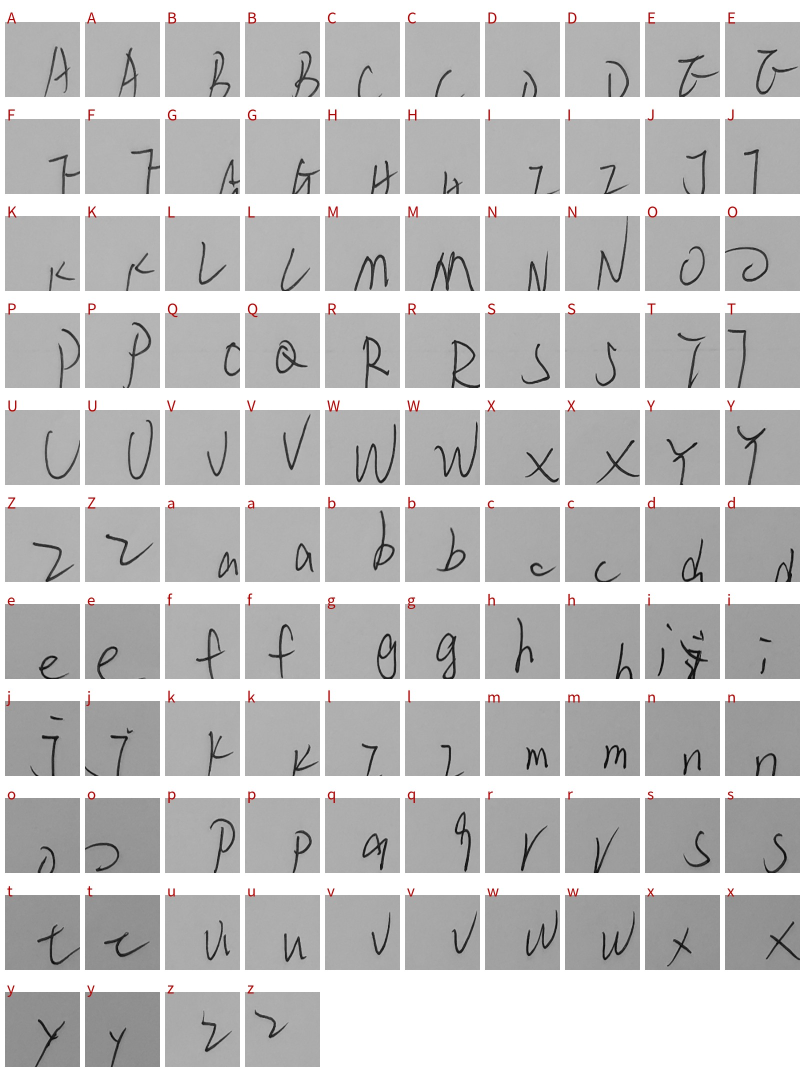
#> input picture qa/a3-misaligned-sheet.jpg.jpg, 1610 x 2144 px, given in place of qa, which was not available (shown at 1/2 size)
$ python grid_cells.py ../qa
#> lines starting #> are read from the running program, lines starting #| are printed output that depends on the picture; after the words box and inside, x2 and y2 are one past the last pixel; in counts of white or black regions, pixels touching at a corner belong together
"""
Cut labelled character crops out of a sheet printed from the old template.

That template has no corner squares, so the page cannot be located by four
known points.  What it does have is the printed grid itself, and a grid is
easier to find whole than box by box: morphology keeps only strokes that run
a long way horizontally or vertically, which discards the handwriting, and
the surviving rules show up as sharp peaks in a projection.  Peaks are found
across the whole page at once, so a row that contour detection would have
lost to a shadow is still recovered from the rest of its own line.
"""
import argparse
from pathlib import Path

import cv2
import numpy as np

# Each group of characters starts a new row, so the row lengths are a
# fingerprint of the page: 9 rows on page 1, 12 on page 2.
PAGE1 = [list("0123456789"), list("黑咖黄蓝混红灰绿紫白粉色"),
         list("套方条个张"), list("防潮垫尘罩狗"), ["×", "+", "号"]]
PAGE2 = [list("ABCDEFGHIJKLMNOPQRSTUVWXYZ"), list("abcdefghijklmnopqrstuvwxyz")]
PAGES = {1: PAGE1, 2: PAGE2}
REPEAT, COLS = 2, 10


def layout(page):
    rows, labels = [], []
    for chars in PAGES[page]:
        cells = [c for c in chars for _ in range(REPEAT)]
        labels.extend(cells)
        full, rest = divmod(len(cells), COLS)
        rows.extend([COLS] * full)
        if rest:
            rows.append(rest)
    return rows, labels


def ink(gray):
    """Everything darker than its surroundings: print and handwriting alike."""
    blur = cv2.GaussianBlur(gray, (5, 5), 0)
    return cv2.adaptiveThreshold(blur, 255, cv2.ADAPTIVE_THRESH_GAUSSIAN_C,
                                 cv2.THRESH_BINARY_INV, 51, 12)


def rules(mask, axis, length):
    """Keep only strokes running at least `length` px along `axis`."""
    k = (length, 1) if axis == 0 else (1, length)
    el = cv2.getStructuringElement(cv2.MORPH_RECT, k)
    out = cv2.morphologyEx(mask, cv2.MORPH_OPEN, el)
    # close small breaks in a rule without widening it: a dilation that
    # scales with the kernel would push every cell's measured span out by
    # tens of pixels and drag the neighbouring border into the crop
    bridge = (9, 1) if axis == 0 else (1, 9)
    return cv2.morphologyEx(out, cv2.MORPH_CLOSE,
                            cv2.getStructuringElement(cv2.MORPH_RECT, bridge))


def deskew(gray):
    """Rotate the page so its printed rules run straight."""
    m = rules(ink(gray), 0, max(40, gray.shape[1] // 40))
    lines = cv2.HoughLinesP(m, 1, np.pi / 1800, threshold=120,
                            minLineLength=gray.shape[1] // 12, maxLineGap=20)
    if lines is None:
        return gray, 0.0
    ang = [np.degrees(np.arctan2(y2 - y1, x2 - x1)) for x1, y1, x2, y2 in lines.reshape(-1, 4)]
    ang = [a for a in ang if abs(a) < 12]
    if not ang:
        return gray, 0.0
    a = float(np.median(ang))
    h, w = gray.shape
    M = cv2.getRotationMatrix2D((w / 2, h / 2), a, 1.0)
    return cv2.warpAffine(gray, M, (w, h), flags=cv2.INTER_CUBIC,
                          borderValue=255), a


def bands(profile, frac=0.35):
    """Runs where the projection stays above a fraction of its peak."""
    thr = profile.max() * frac
    on = profile > thr
    out, start = [], None
    for i, v in enumerate(on):
        if v and start is None:
            start = i
        elif not v and start is not None:
            out.append((start, i)); start = None
    if start is not None:
        out.append((start, len(on)))
    return [b for b in out if b[1] - b[0] >= 2]


def columns(colprof, n):
    """The n cell columns, anchored on the grid's own left and right edge.

    Indexing the columns by counting from the first one detected is wrong
    whenever a leading column is missed: the whole lattice slides over and
    every crop is then labelled with a character two cells to its left.
    The cell borders of a full row run from the first column's left edge to
    the last one's right edge, so the extent of the projection fixes both
    ends outright and no counting is involved.
    """
    if colprof.max() <= 0:
        return None
    xs = np.flatnonzero(colprof > colprof.max() * 0.12)
    if len(xs) < 2:
        return None
    left, right = float(xs[0]), float(xs[-1])
    pitch = (right - left) / n
    if pitch <= 0:
        return None
    # the gap between neighbouring cells, from the clearest bands
    bs = bands(colprof, 0.30)
    w = np.sort(np.array([b - a for a, b in bs], float)) if bs else np.array([pitch])
    width = float(np.median(w[:max(1, int(len(w) * 0.6))]))
    width = min(width, pitch * 0.98)
    pad = (pitch - width) / 2
    return [(left + k * pitch + pad, left + (k + 1) * pitch - pad) for k in range(n)]


def column_fit_error(colprof, cols):
    """How far the detected cell bands sit from the lattice, in pixels."""
    bs = bands(colprof, 0.30)
    if not bs:
        return 0.0
    pred = [(a + b) / 2 for a, b in cols]
    worst = 0.0
    for a, b in bs:
        c = (a + b) / 2
        worst = max(worst, min(abs(c - q) for q in pred))
    return worst


def merge_close(spans, gap):
    """Join spans split by a faint patch of a printed rule."""
    out = []
    for a, b in spans:
        if out and a - out[-1][1] < gap:
            out[-1] = (out[-1][0], b)
        else:
            out.append((a, b))
    return out


def profiles(gray):
    """The long horizontal and vertical strokes, computed once per sheet."""
    m = ink(gray)
    h, w = gray.shape
    return rules(m, 0, max(40, w // 40)), rules(m, 1, max(40, h // 55))


def _grid_at(horiz, vert, shape, fr):
    """Cell rows and columns, as pixel spans.

    A cell's side borders run only as far as the cell is tall, so the
    vertical rules projected onto y rise over a row of cells and fall in
    the space between rows; the horizontal rules projected onto x do the
    same for columns.  Each band is a cell extent outright, with no pairing
    of separate edges.

    The two are read in that order because the page carries long horizontal
    lines that are not grid at all -- the rule under the header, the dotted
    line beneath each group title -- and they reach wider than the grid
    does.  Measuring the columns only within the rows found first leaves
    those out of the projection.
    """
    h, w = shape
    coarse = bands(vert.sum(axis=1).astype(float), 0.30)
    if not coarse:
        return None
    coarse = merge_close(coarse, np.percentile([b - a for a, b in coarse], 75) * 0.2)
    band = np.zeros(h, bool)
    for a, b in coarse:
        band[a:b] = True
    if band.sum() < h * 0.05:
        return None

    cols = columns(horiz[band, :].sum(axis=0).astype(float), COLS)
    if cols is None:
        return None
    # A writing-line page has long rules too, but almost no vertical ones:
    # a grid shows two edges per column, a page of rules only two in all.
    if len(bands(vert[band, :].sum(axis=0).astype(float), 0.30)) < 8:
        return None

    # Rows are measured inside the first two columns only.  Projected across
    # the whole page a row of two cells carries a fifth of the signal of a
    # row of ten and is lost under any threshold that suits the others;
    # every row has at least two cells, so this makes them all equal.
    x0, x1 = int(cols[0][0]), int(cols[1][1])
    rows = bands(vert[:, max(0, x0):x1].sum(axis=1).astype(float), fr)
    if not rows:
        return None
    rows = merge_close(rows, np.percentile([b - a for a, b in rows], 75) * 0.2)
    keep = np.median([b - a for a, b in rows])
    rows = [r for r in rows if r[1] - r[0] > keep * 0.5]
    return rows, cols


def find_grid(gray):
    """Read the grid, trying a few thresholds and keeping one that verifies.

    Page 2 prints a tighter grid than page 1 -- shorter cells, narrower
    gaps -- so no single cut-off reads both.  The row count is not a guess
    though: the template admits 9 rows or 12 and nothing else, so each
    attempt can be checked, and the first that answers with a legal page
    is the one to keep.
    """
    horiz, vert = profiles(gray)
    best = None
    for fr in (0.30, 0.22, 0.40, 0.15, 0.50, 0.10, 0.60):
        got = _grid_at(horiz, vert, gray.shape, fr)
        if not got:
            continue
        rows, cols = got
        if len(rows) in (9, 12):
            return rows, cols, {9: 1, 12: 2}[len(rows)]
        if best is None:
            best = (rows, cols, None)
    return best


def process(path, out, writer, inset, debug=None):
#> called with path = '../qa', writer = 'w', inset = 0.06
    img = cv2.imread(str(path))
#> img is the input picture: shape (2144, 1610, 3); mean B, G, R 193.7, 193.7, 194.2
    if img is None:
        return "unreadable"
    g0 = cv2.cvtColor(img, cv2.COLOR_BGR2GRAY)
    g, ang = deskew(g0)
#> in ink, `return cv2.adaptiveThreshold(blur, 255, cv2.ADAPTIVE_THRESH_GAUSSIAN_C..`:
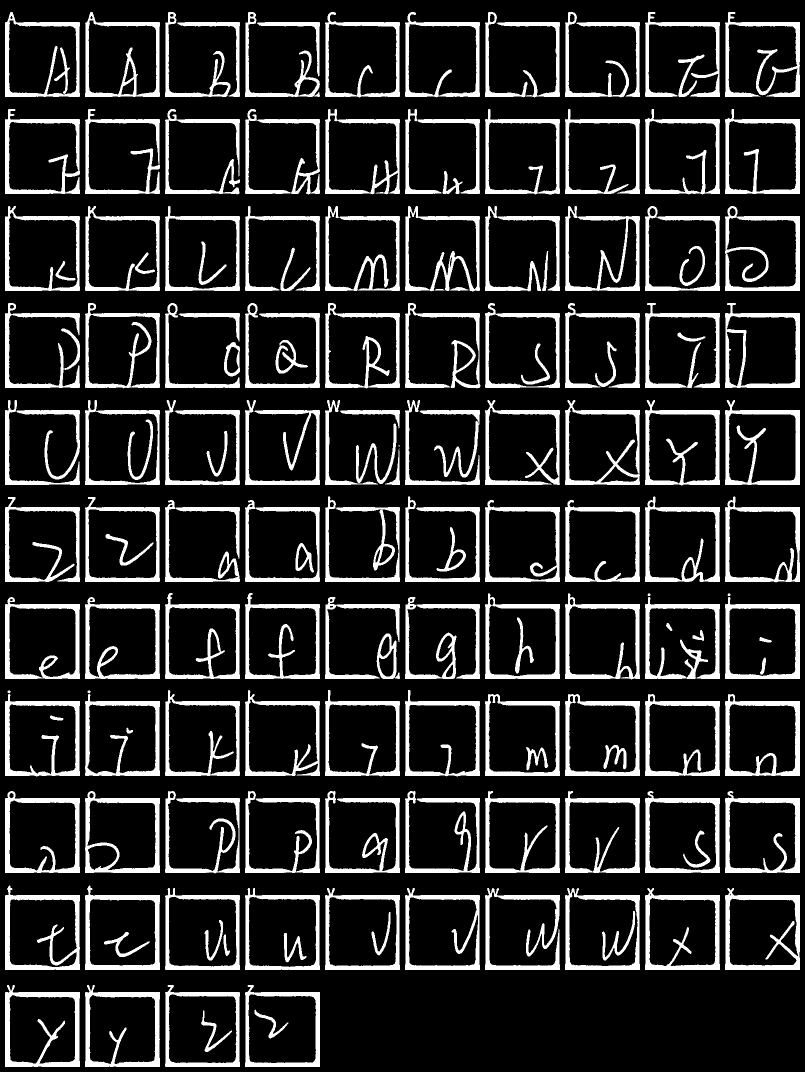
#> returned value: shape (2144, 1610) (shown at 1/2 size); 16.3% white; 157 white regions (1 under 20 px), largest, box (x1, y1, x2, y2) and area: (10, 1970, 160, 2134) 6412, (10, 1771, 160, 1940) 6387, (1450, 1776, 1600, 1940) 6217
#> in rules, `k = (length, 1) if axis == 0 else (1, length)`: k = (40, 1)
#> in rules, `out = cv2.morphologyEx(mask, cv2.MORPH_OPEN, el)`:
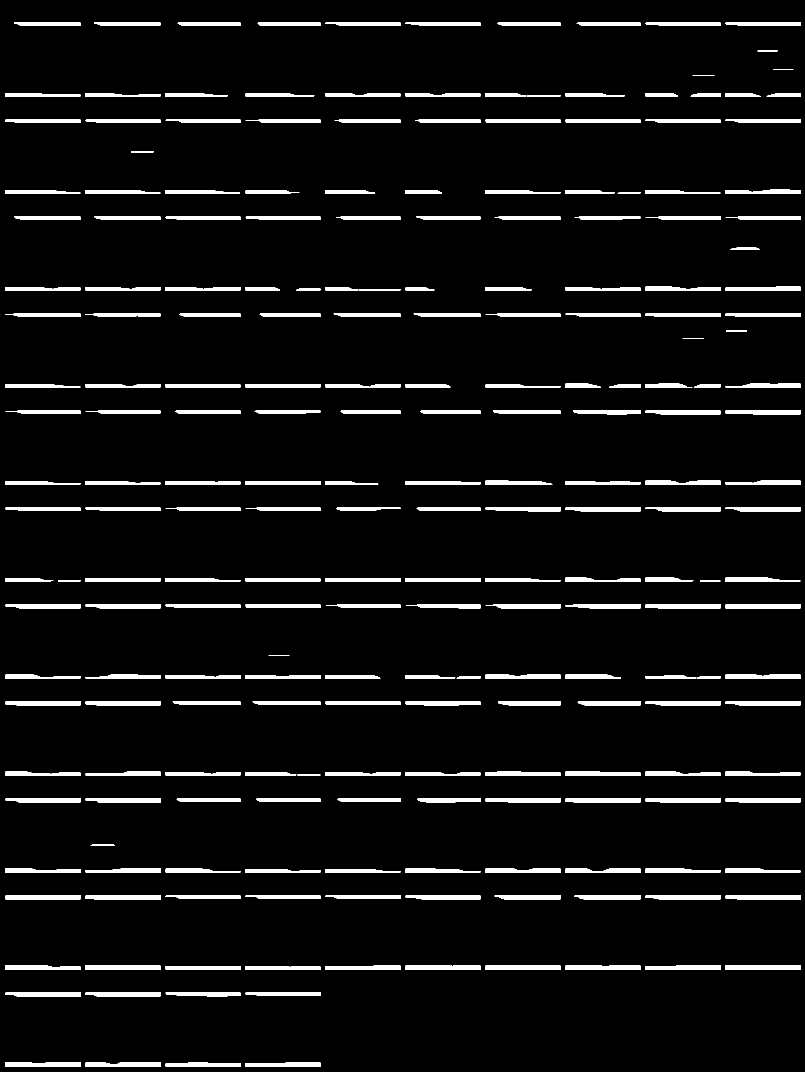
#> out: shape (2144, 1610) (shown at 1/2 size); 6.3% white; 229 white regions, largest, box (x1, y1, x2, y2) and area: (1451, 1930, 1601, 1940) 1449, (171, 1930, 321, 1940) 1419, (171, 1790, 321, 1800) 1414
#> in deskew, `lines = cv2.HoughLinesP(m, 1, np.pi / 1800, threshold=120, minLineLeng..`: lines = 303 rows, first 6: [1157, 1406, 1600, 1406], [1153, 46, 1600, 46], [515, 46, 960, 47], [668, 1794, 960, 1795], [11, 1211, 640, 1212], [11, 1935, 1600, 1932]
#> in deskew, `ang = [np.degrees(np.arctan2(y2 - y1, x2 - x1)) for x1, y1, x2, y2 in ..`: ang = 303 values, max 1.27 at index 240, min -1.25 at index 285, mean -0.0224
#> in deskew, `a = float(np.median(ang))`: a = 0
#> in deskew, `M = cv2.getRotationMatrix2D((w / 2, h / 2), a, 1.0)`: M = [[1, 0, 0], [0, 1, 0]]
#> ang = 0
    found = find_grid(g)
#> call 3 of rules, with axis = 1, length = 40
#> in rules (call 3), `k = (length, 1) if axis == 0 else (1, length)`: k = (1, 40)
#> in rules (call 3), `el = cv2.getStructuringElement(cv2.MORPH_RECT, k)`: el = 40 values from 1 to 1
#> in rules (call 3), `out = cv2.morphologyEx(mask, cv2.MORPH_OPEN, el)`:
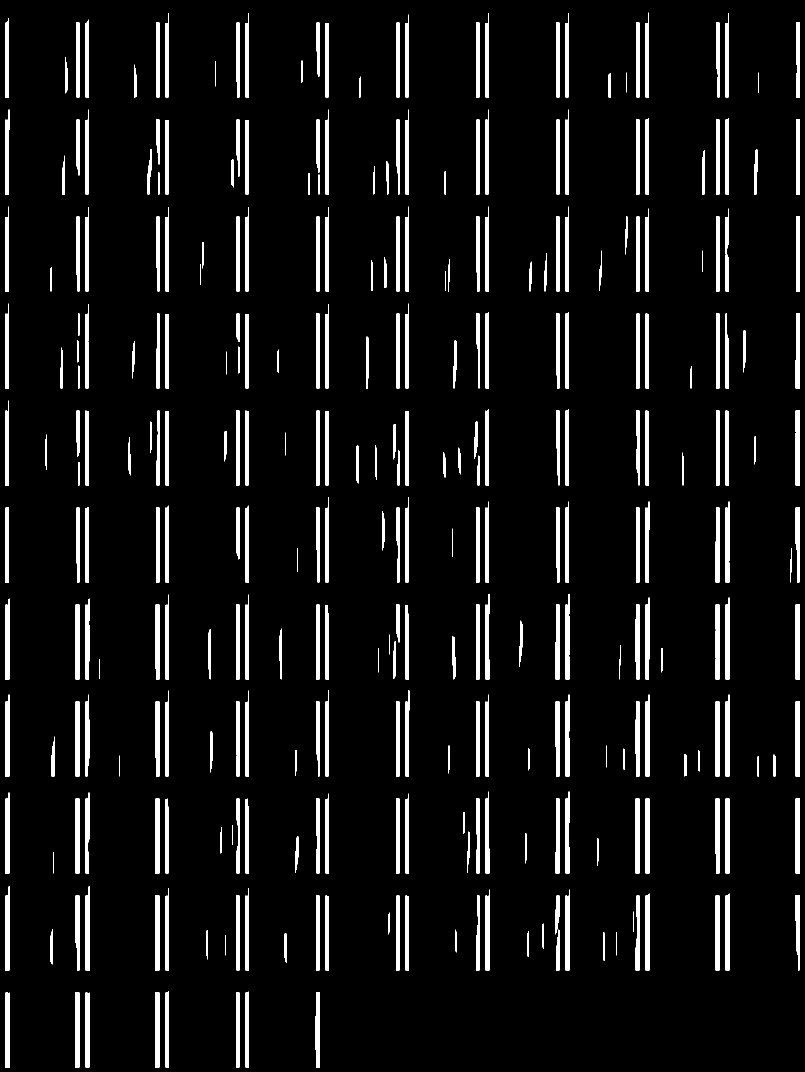
#> out: shape (2144, 1610) (shown at 1/2 size); 6.7% white; 313 white regions, largest, box (x1, y1, x2, y2) and area: (10, 1772, 20, 1941) 1488, (10, 1985, 20, 2135) 1440, (1590, 1597, 1600, 1747) 1394
#> the loop in find_grid, `for fr in (0.30, 0.22, 0.40, 0.15, 0.50, 0.10, 0.60):` made 7 passes
#> keep in _grid_at on passes 1 to 7: 150, 150, 150, 150, 150, 150, 149
    if not found:
        return "no grid"
    rows, cols, page = found
#> rows = [(45, 195), (239, 389), (433, 583), (627, 777), (821, 971), (1015, 1165), (1209, 1359), (1403, 1553), (1597, 1747), (1791, 1941), (1985, 2135)]; cols = [(15.45, 165.4), (174.4, 324.4), (333.2, 483.3), (492.2, 642.1), (651.1, 801), (810, 960), (968.9, 1118.8), (1127.8, 1277.8), (1286.7, 1436.7), (1445.6, 1595.5)]
    if page is None:
        return f"line page or bad grid ({len(rows)} rows, {len(cols)} cols)"
    want, labels = layout(page)

    if debug:
        vis = cv2.cvtColor(g, cv2.COLOR_GRAY2BGR)
        for (y0, y1), n in zip(rows, want):
            for x0, x1 in cols[:n]:
                cv2.rectangle(vis, (int(x0), int(y0)), (int(x1), int(y1)), (0, 160, 0), 3)
        cv2.imwrite(str(debug), vis)

    k = 0
    for (y0, y1), n in zip(rows, want):
        for x0, x1 in cols[:n]:
            cw_ = x1 - x0
            # the same physical margin on both axes.  Page 2 prints shorter
            # cells than page 1, so a margin taken as a fraction of cell
            # HEIGHT eats over a millimetre off the top and bottom there and
            # clips descenders; cell width is near enough equal on both.
            dx = dy = cw_ * inset
            crop = g[int(y0 + dy):int(y1 - dy), int(x0 + dx):int(x1 - dx)]
            lab = labels[k]; k += 1
            if crop.size == 0 or out is None:
                continue
            d = Path(out) / f"{ord(lab):05d}_{lab}"
            d.mkdir(parents=True, exist_ok=True)
            cv2.imwrite(str(d / f"{writer}_{Path(path).stem}_{k:03d}.png"), crop)
    hz, vt = profiles(g)
    band = np.zeros(g.shape[0], bool)
    for a, b in rows:
        band[a:b] = True
    err = column_fit_error(hz[band, :].sum(axis=0).astype(float), cols)
    warn = "   COLUMN FIT OFF" if err > (cols[0][1] - cols[0][0]) * 0.18 else ""
    return f"page {page}  skew {ang:+.1f}deg  {k} cells  colfit {err:.0f}px{warn}"


if __name__ == "__main__":
    ap = argparse.ArgumentParser()
    ap.add_argument("images", nargs="+")
    ap.add_argument("--out", default=None)
    ap.add_argument("--writer", default="w")
    ap.add_argument("--inset", type=float, default=0.06)
    ap.add_argument("--debug-dir", default=None)
    a = ap.parse_args()
    for p in a.images:
        dbg = Path(a.debug_dir) / (Path(p).parent.name + "_" + Path(p).stem + ".jpg") if a.debug_dir else None
        if dbg: dbg.parent.mkdir(parents=True, exist_ok=True)
        print(f"{Path(p).parent.name}/{Path(p).name:>8}  {process(p, a.out, a.writer, a.inset, dbg)}")
